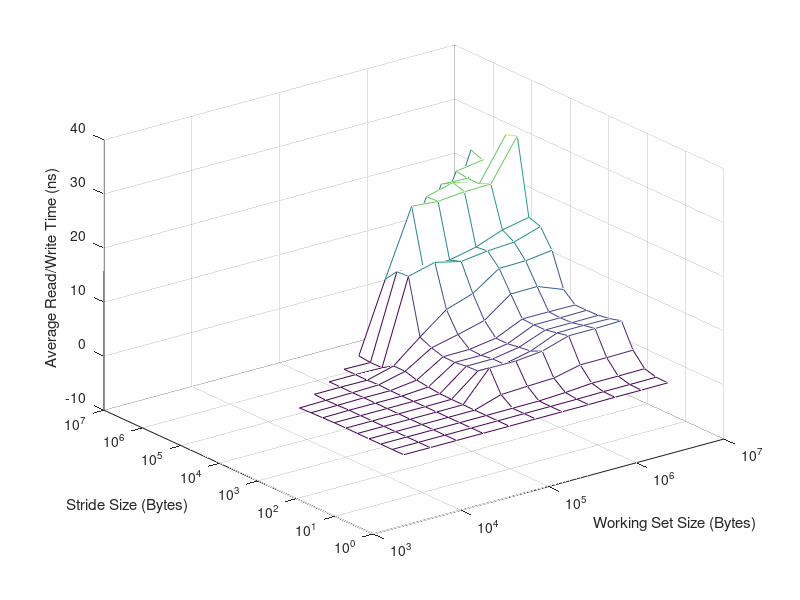

Reproduce this figure in MATLAB.
cache_sizes = [];
stride_sizes = [];
row = 1;
for i = 12:22
	col = 1;
	for j = 2:(i - 1)
		cache_sizes(row, col) = 2^i;
		stride_sizes(row, col) = 2^j
		col = col + 1;
	end
	row = row + 1;
end

rw_times = [
	0.008464, 0.000769, 0.001938, 0.003221, 0.006836, 0.013223, 0.026086, -0.052131, -0.104077, -0.208714, 0, 0, 0, 0, 0, 0, 0, 0, 0, 0;
	0.000634, 0.000421, 0.001013, 0.001813, 0.003366, 0.006745, 0.013206, 0.026109, -0.051947, -0.103930, 0.013186, 0, 0, 0, 0, 0, 0, 0, 0, 0;
	0.000741, 0.000564, 0.000882, 0.001204, 0.001718, 0.003649, 0.006744, 0.012881, 0.026992, -0.024398, 0.025952, 0.020531, 0, 0, 0, 0, 0, 0, 0, 0;
	0.000285, 0.000303, 0.000388, 0.000476, 0.001044, 0.001700, 0.003330, 0.006550, 0.012783, 0.104422, -0.025647, 0.025581, 0.039630, 0, 0, 0, 0, 0, 0, 0;
	0.002282, 0.003780, 0.005714, 0.010677, 0.024622, 0.044822, 0.090228, 0.355822, 0.639867, 1.294306, 1.290660, -0.025515, -0.041511, 0.202796, 0, 0, 0, 0, 0, 0;
	0.012294, 0.016489, 0.029848, 1.561118, 5.515681, 3.961843, 3.863372, 3.583804, 3.645845, 4.311606, 5.309658, 15.576172, 15.432248, 13.053131, 0.200353, 0, 0, 0, 0, 0;
	0.014637, 0.020394, 0.050379, 1.787263, 5.468121, 3.921612, 3.887100, 3.572874, 3.695362, 5.436065, 9.085773, 16.813278, 14.858047, 25.221647, 13.053954, 0.186328, 0, 0, 0, 0;
	0.024631, 0.040014, 0.291596, 1.982673, 5.972636, 5.013200, 4.735279, 4.398525, 4.439659, 6.723738, 10.729671, 15.680977, 14.953979, 24.825033, 24.712855, 13.053821, 0.191454, 0, 0, 0;
	0.062873, 0.105374, 0.686622, 3.103698, 7.497848, 7.040107, 6.617393, 6.555275, 6.670502, 10.300569, 14.062749, 16.304918, 16.040958, 25.279737, 25.995309, 24.698734, 13.050916, 0.204699, 0, 0;
	0.060377, 0.106855, 0.688707, 3.112429, 7.509916, 7.117748, 6.622351, 6.555227, 6.673358, 10.365613, 14.141151, 16.608985, 17.879181, 25.380540, 24.432826, 24.490523, 24.783039, 13.058240, 0.193833, 0;
	0.082441, 0.138044, 0.730900, 3.180205, 7.633257, 7.032506, 6.672696, 6.605816, 6.617308, 8.495665, 14.754121, 18.187936, 18.893194, 32.975507, 32.168794, 26.804686, 25.554252, 26.449800, 13.051307, 0.200605;
];

h = mesh(cache_sizes, stride_sizes, rw_times);
ylabel('Stride Size (Bytes) ');
xlabel('Working Set Size (Bytes)');
zlabel('Average Read/Write Time (ns)');
set(gca, 'XScale', 'log');
set(gca, 'YScale', 'log');
